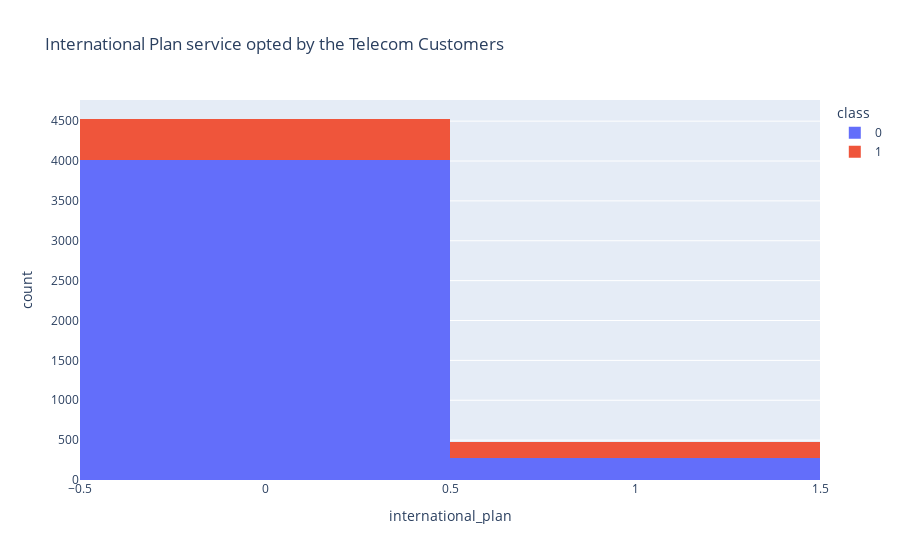

The cell this chart's notebook holds for it:
### Code cell
fig = px.histogram(telecom_df, x = "international_plan",
                  color = "class",
                  title = "International Plan service opted by the Telecom Customers")
fig.show()

### Figure 1 — Plotly figure (JSON) as saved in the notebook; plotly's stock layout.template omitted (floating-point values rounded to 4 significant figures; data arrays with more than 128 entries replaced by an {"elided": "..."} marker saying what was removed)
{"data": [{"alignmentgroup": "True", "bingroup": "x", "hovertemplate": "class=0<br>international_plan=%{x}<br>count=%{y}<extra></extra>", "legendgroup": "0", "marker": {"color": "#636efa", "pattern": {"shape": ""}}, "name": "0", "offsetgroup": "0", "orientation": "v", "showlegend": true, "type": "histogram", "x": {"elided": "4293 int values"}, "xaxis": "x", "yaxis": "y"}, {"alignmentgroup": "True", "bingroup": "x", "hovertemplate": "class=1<br>international_plan=%{x}<br>count=%{y}<extra></extra>", "legendgroup": "1", "marker": {"color": "#EF553B", "pattern": {"shape": ""}}, "name": "1", "offsetgroup": "1", "orientation": "v", "showlegend": true, "type": "histogram", "x": {"elided": "707 int values"}, "xaxis": "x", "yaxis": "y"}], "layout": {"barmode": "relative", "legend": {"title": {"text": "class"}, "tracegroupgap": 0}, "title": {"text": "International Plan service opted by the Telecom Customers"}, "xaxis": {"anchor": "y", "domain": [0, 1], "title": {"text": "international_plan"}}, "yaxis": {"anchor": "x", "domain": [0, 1], "title": {"text": "count"}}}}
